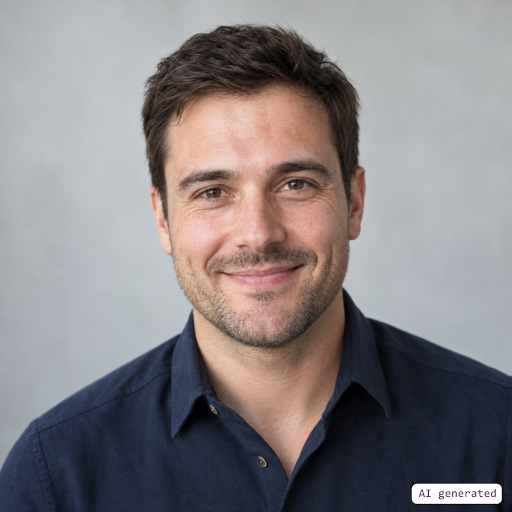
#> input picture Billede_manipulationer/python_images/Random_AI_person.png, 512 x 512 px
$ python face_detection.py
#> lines starting #> are read from the running program, lines starting #| are printed output that depends on the picture; after the words box and inside, x2 and y2 are one past the last pixel; in counts of white or black regions, pixels touching at a corner belong together
""" *****************************************************
      Billeder der skal manipuleres, bør ligge
      i folderen 'python_images' i samme folder som py-filerne
      og XML filer skal bruges, bør ligge
      i folderen 'xml_filer' i samme folder som py-filerne
    *****************************************************
"""
import os
import pathlib
import cv2
import imutils

def convertToRGB(image):
    return cv2.cvtColor(image, cv2.COLOR_BGR2RGB)

myfile = "Random_AI_person.png"
#myfile = "holdfoto.jpg"
#myfile = "fodboldhold.jpg"

myxml = os.path.expanduser("xml_filer")

xmlFile=pathlib.Path(myxml,"haarcascade_frontalface_default.xml")
# [4 lines of commented-out code are left out]

haar_cascade_face = cv2.CascadeClassifier(str(xmlFile))

mydir = os.path.expanduser("python_images")
path = pathlib.Path(mydir, myfile)
image = cv2.imread(str(path))
#> image is the input picture: shape (512, 512, 3); mean B, G, R 131.6, 129.4, 134

original = image.copy()
(h, w, c) = image.shape[:3]
#> h = 512; w = 512; c = 3
# display the image width, height, and number of channels to our
# terminal
print("width: {} pixels".format(w))
#| width: 512 pixels
print("height: {}  pixels".format(h))
#| height: 512  pixels
print("channels: {}".format(c))
#| channels: 3
cv2.imshow("Image - ORG",image)

# OpenCV opens images as BRG
# but we want it as RGB and
# we also need a grayscale
# version
img_gray = cv2.cvtColor(image, cv2.COLOR_BGR2GRAY)
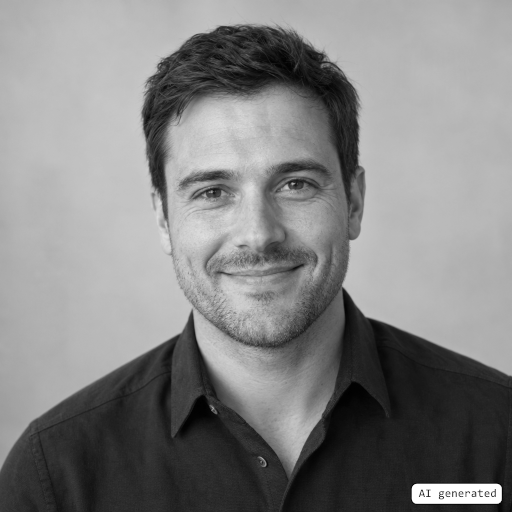
#> img_gray: shape (512, 512); min 0, max 255, mean 131
#cv2.imshow("Image - Gray",img_gray)

blur = cv2.GaussianBlur(img_gray, (3, 3), 0)
thresh = cv2.threshold(blur, 1, 255, cv2.THRESH_BINARY_INV + cv2.THRESH_OTSU)[1]
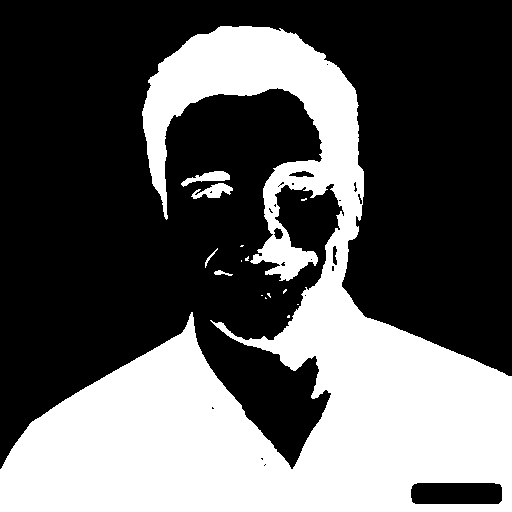
#> thresh: shape (512, 512); 36.7% white; 15 white regions (10 under 20 px), largest, box (x1, y1, x2, y2) and area: (0, 26, 512, 512) 95210, (181, 171, 230, 187) 349, (191, 183, 233, 199) 347, (214, 270, 233, 276) 55, (205, 248, 218, 268) 46

cv2.imshow("Image - Threshold",thresh)

#faces_rects = haar_cascade_face.detectMultiScale(img_gray, scaleFactor =1.102, minNeighbors = 7);
#faces_rects = haar_cascade_face.detectMultiScale(img_gray, scaleFactor =1.102, minNeighbors = 12);
faces_rects = haar_cascade_face.detectMultiScale(img_gray, scaleFactor =1.105, minNeighbors = 12);
#> faces_rects = [[136, 96, 240, 240]]


print("Number of faces found "+ str(len(faces_rects))+ "\n" +str(faces_rects))
#| Number of faces found 1
#| [[136  96 240 240]]

for (x,y,w,h) in faces_rects:
     cv2.rectangle(image, (x, y), (x+w, y+h), (0, 255, 0), 2)
#> this loop made 1 pass
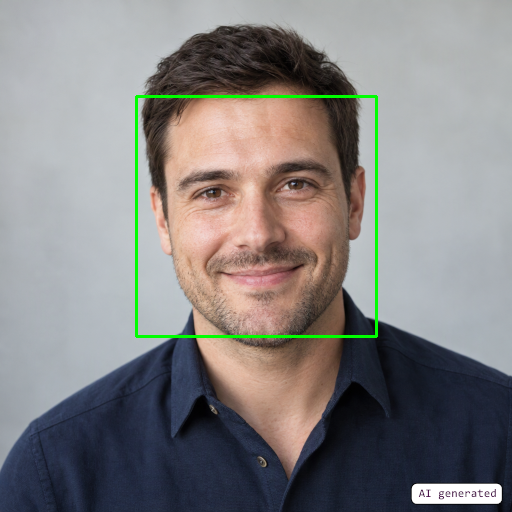
#> image: shape (512, 512, 3); 1.1% of pixels changed, all inside (x1, y1, x2, y2) = (135, 95, 378, 338)

cv2.imshow("Face found",image)

cv2.waitKey(0) # Waits for any key
cv2.destroyAllWindows()

$ run again, with Billede_manipulationer/python_images/holdfoto.jpg saved as Billede_manipulationer/python_images/Random_AI_person.png
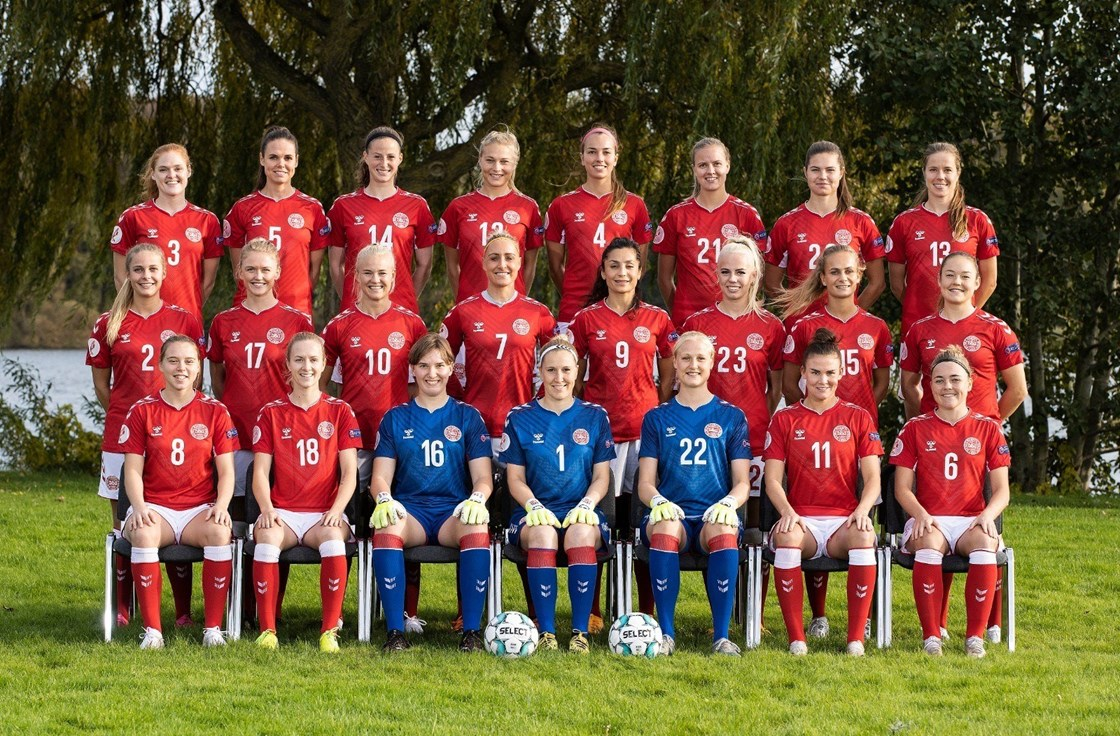
#> input picture Billede_manipulationer/python_images/holdfoto.jpg, 1120 x 736 px
#> image is the input picture: shape (736, 1120, 3); mean B, G, R 60.8, 84.6, 112.4
#| width: 1120 pixels
#| height: 736  pixels
#| channels: 3
#> `thresh = cv2.threshold(blur, 1, 255, cv2.THRESH_BINARY_INV + cv2.THRES..`:
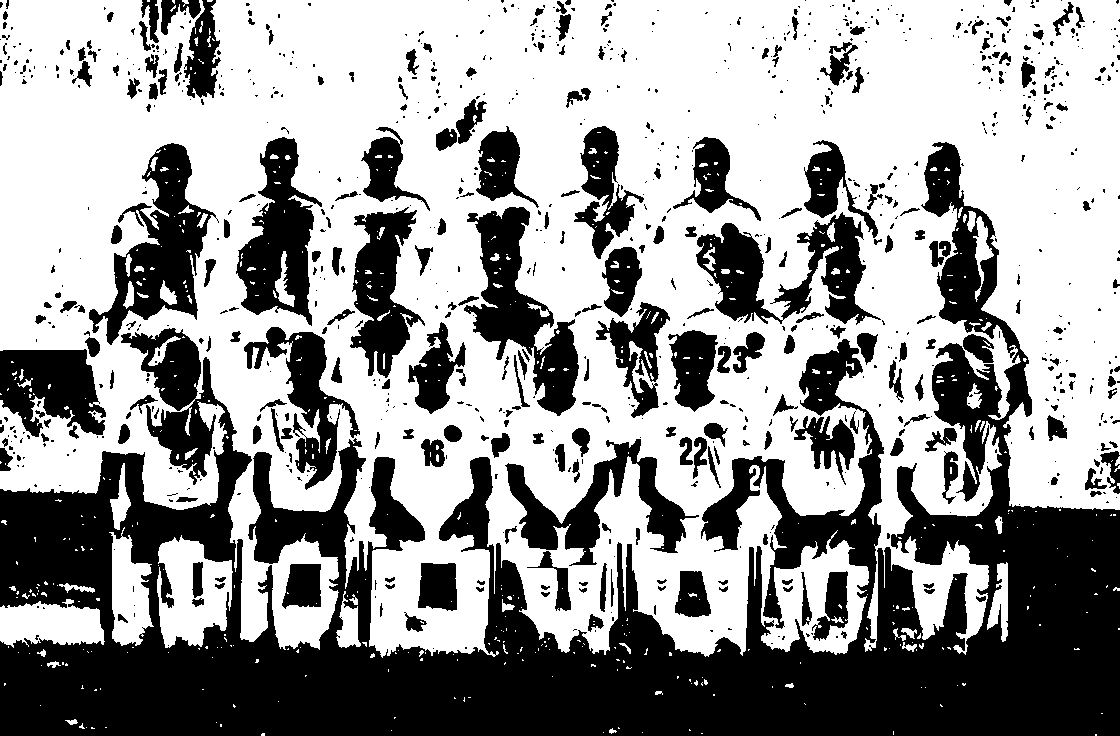
#> thresh: shape (736, 1120); 60% white; 927 black regions (636 under 20 px), largest, box (x1, y1, x2, y2) and area: (0, 142, 1120, 736) 206402, (89, 143, 219, 345) 9568, (464, 207, 579, 416) 9259
#> faces_rects = 23 rows, first 6: [152, 152, 42, 42], [352, 255, 46, 46], [575, 133, 49, 49], [258, 139, 46, 46], [689, 147, 44, 44], [122, 249, 48, 48]
#> (printed output is left out)
#> the loop `for (x,y,w,h) in faces_rects:` made 23 passes
#> after the loop `for (x,y,w,h) in faces_rects:`:
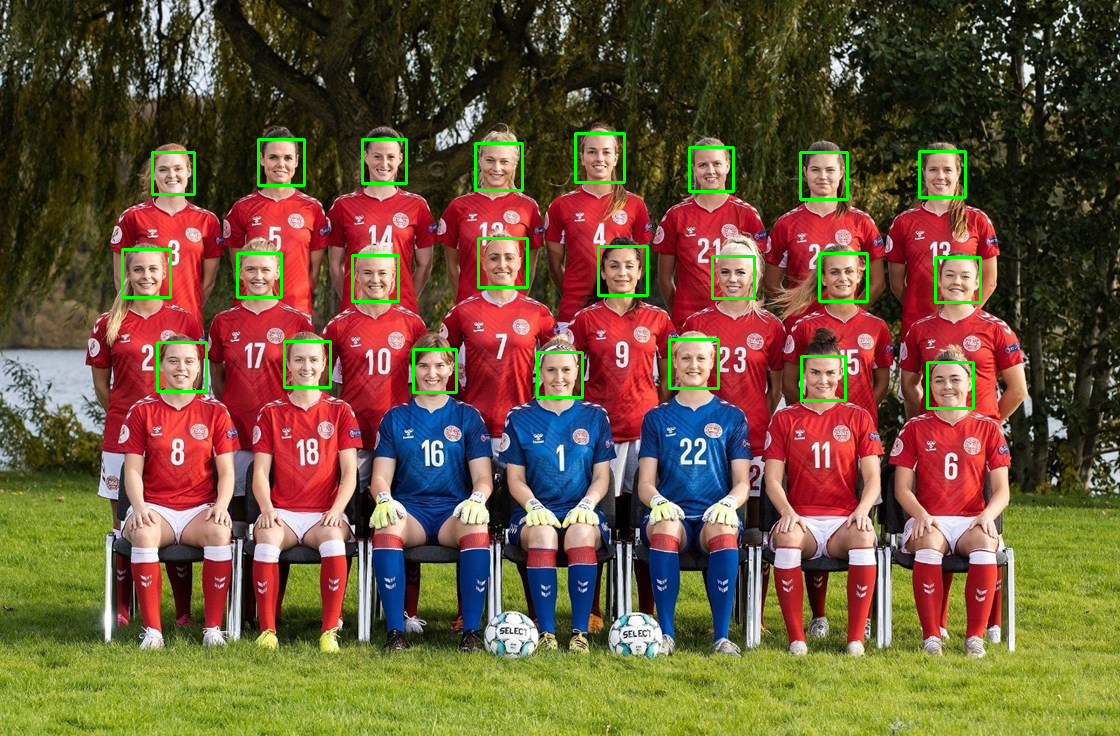
#> image: shape (736, 1120, 3); 1.53% of pixels changed, all inside (x1, y1, x2, y2) = (121, 132, 982, 410)
